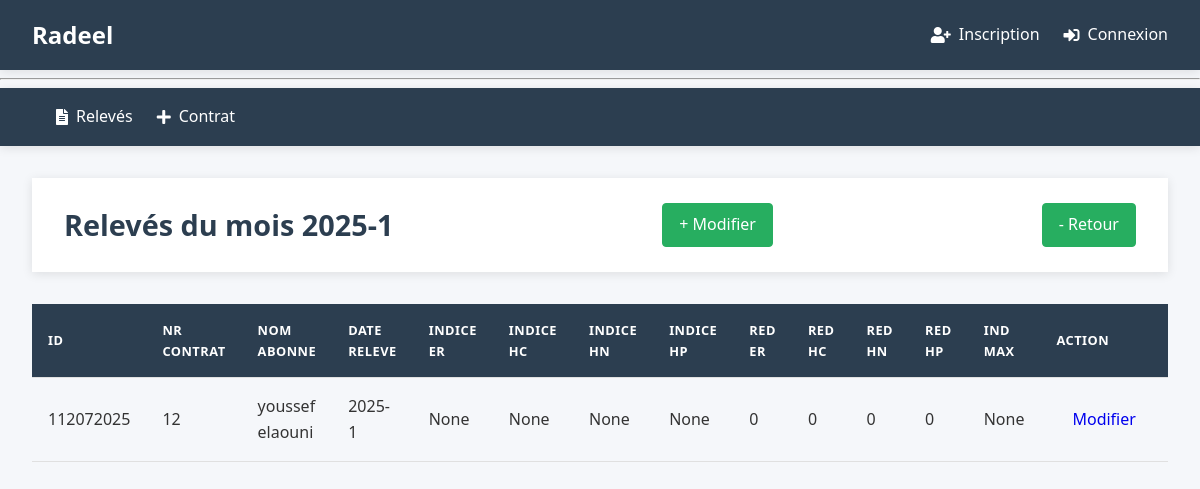
/2025-1/afficher, run on the app's committed database.
### tables this page shows
CREATE TABLE releves (
    id TEXT PRIMARY KEY NOT NULL,
    Nr_contrat INTEGER NOT NULL,
    mois INTEGER CHECK (mois BETWEEN 1 AND 12),
    annee INTEGER ,
    IER INTEGER CHECK(IER >= 0),-- Indicateur d'energie reactif
    IEA_HC INTEGER CHECK(IEA_HC >= 0),-- Indicateur d'energie active en heures creuses
    IEA_HN INTEGER CHECK(IEA_HN >= 0),-- Indicateur d'energie active en heures normales
    IEA_HP INTEGER CHECK(IEA_HP >= 0),-- Indicateur d'energie active en heures pleines
    RED_ER INTEGER DEFAULT 0,--Redressement d'energie reactif
    RED_EA_HC INTEGER DEFAULT 0,--Redressement d'energie active en heures creuses
    RED_EA_HN INTEGER DEFAULT 0,--Redressement d'energie active en heures normales
    RED_EA_HP INTEGER DEFAULT 0 ,--Redressement d'energie active en heures pleines
    IMAX INTEGER CHECK(IMAX >= 0),--Indicateur de maximum KW
    FOREIGN KEY (Nr_contrat) REFERENCES contrats(Nr_contrat) ON DELETE CASCADE
    --UNIQUE(Nr_contrat, mois, annee) -- Assure qu'il n'y a qu'un relevé par mois et par contrat
);

CREATE TABLE contrats (
    Nr_contrat INTEGER PRIMARY KEY ,
    nom_abonne TEXT NOT NULL,
    Adresse TEXT NOT NULL,
    date_contrat DATE NOT NULL DEFAULT CURRENT_DATE,
    Secteur INTEGER NOT NULL,
    Puissance_souscrite INTEGER NOT NULL CHECK(Puissance_souscrite > 0),
    Puissance_installee INTEGER NOT NULL CHECK(Puissance_installee > 0),
    type_installation INTEGER NOT NULL CHECK(type_installation IN (1, 2, 12)),
    statut TEXT NOT NULL DEFAULT 'actif' CHECK(statut IN ('actif', 'resile', 'suspendu'))
);

### radeel/releve.py (the view)
@br.route("/<mois>/afficher")
def afficher(mois):
    db = get_db()
    date = get_date_from_mois(mois)
    if not date:
        return redirect(url_for('releve.index'))
    annee ,mois_= date
    releves = db.execute("""
        SELECT r.*, c.nom_abonne
        FROM releves r
        JOIN contrats c ON c.Nr_contrat = r.Nr_contrat
        WHERE r.mois = ? and r.annee = ?
    """, (mois_,annee,)).fetchall()
    return render_template("releves/afficher.html", releves=releves, mois=mois)

### radeel/auth.py (called while the page is built)
@bp.before_app_request
def load_logged_in_user():
    user_id = session.get('user_id')
    if user_id is None:
        g.user = None
    else:
        g.user = get_db().execute(
            'SELECT * FROM user WHERE id = ?', (user_id,)
        ).fetchone()

### radeel/db.py (called while the page is built)
def get_db():
    if 'db' not in g:
        g.db = sqlite3.connect(
            current_app.config['DATABASE'],
            detect_types=sqlite3.PARSE_DECLTYPES
        )
        g.db.execute("PRAGMA foreign_keys = ON;")
        g.db.row_factory = sqlite3.Row
    return g.db

### radeel/releve.py (called while the page is built)
def get_date_from_mois(mois):
    try:
        annee,mois = map(int, mois.split("-"))
        if 1 <= mois <= 12:
            return  annee, mois
        else:
            raise ValueError("Mois invalide")
    except ValueError:
        flash("Format de mois invalide. Utilisez 'MM-AAAA'.", "error")
        return None

### radeel/templates/releves/afficher.html
{% extends 'base.html' %}
{% block header %}
    <h1>Relevés du mois {{ mois }}</h1>
    {% if not releves %}
        <a href="{{ url_for('releve.creer',mois = mois) }}" class="btn btn-success">+ Creer</a>
    {%else%}
        <a href="/" class="btn btn-success">+ Modifier</a>
    {% endif %}
    <a href="/" class="btn btn-success">- Retour</a>
{% endblock %}
{% block content %}
    <table cellpadding="5">
        <thead>
            <tr>
                <th>ID</th>
                <th>Nr contrat</th>
                <th>Nom abonne</th>
                <th>Date Releve</th>
                <th>Indice ER</th>
                <th>Indice HC</th>
                <th>Indice HN</th>
                <th>Indice HP</th>
                <th>Red ER</th>
                <th>Red HC</th>
                <th>Red HN</th>
                <th>Red HP</th>
                <th>Ind Max</th>
                <th>Action</th>
            </tr>
        </thead>
        <tbody>
            {% for r in releves %}
            <tr>
                <td>{{ r.Id}}</td>
                <td>{{ r.Nr_contrat }}</td>
                <td>{{ r.nom_abonne }}</td>
                <td>{{ mois}}</td>
                <td>{{ r.IER }}</td>
                <td>{{ r.IEA_HC }}</td>
                <td>{{ r.IEA_HN }}</td>
                <td>{{ r.IEA_HP }}</td>
                <td>{{ r.Red_ER }}</td>
                <td>{{ r.Red_EA_HC }}</td>
                <td>{{ r.Red_EA_HN }}</td>
                <td>{{ r.Red_EA_HP }}</td>
                <td>{{ r.imax }}</td>
                <td>
                    <a href="{{ url_for('releve.modifier', id=r.Id) }}" class="btn btn-primary">Modifier</a>
                </td>
            </tr>
            {% endfor %}
        </tbody>
    </table>
{% endblock %}

### radeel/static/style.css (style rules this page uses)
:root { --primary-color: #2c3e50; --secondary-color: #3498db; --accent-color: #e74c3c; --light-color: #ecf0f1; --dark-color: #2c3e50; --success-color: #27ae60; --warning-color: #f39c12; --text-color: #333; --text-light: #95a5a6; --border-radius: 4px; --box-shadow: 0 2px 10px rgba(0, 0, 0, 0.1); --transition: all 0.3s ease; }
body { font-family: 'Segoe UI', Tahoma, Geneva, Verdana, sans-serif; line-height: 1.6; color: var(--text-color); background-color: #f5f7fa; padding: 0; margin: 0; }
header h1 { margin: 0; color: var(--dark-color); font-size: 1.8rem; }
.btn { display: inline-block; padding: 0.5rem 1rem; border-radius: var(--border-radius); text-decoration: none; font-weight: 500; transition: all 0.3s ease; }
.btn-success { background-color: var(--success-color); color: white; border: 1px solid var(--success-color); }
table { width: 100%; border-collapse: collapse; margin-top: 1rem; }
th, td { padding: 1rem; text-align: left; border-bottom: 1px solid #e0e0e0; }
th { background-color: var(--primary-color); color: white; font-weight: 600; text-transform: uppercase; font-size: 0.8rem; letter-spacing: 0.5px; }
body { font-family: 'Segoe UI', Tahoma, Geneva, Verdana, sans-serif; line-height: 1.6; color: var(--text-color); background-color: #f5f7fa; margin: 0; padding: 0; min-height: 100vh; }

### data on the page
releves: Id "112072025", Nr_contrat "12", nom_abonne "youssef elaouni", mois "2025-1", IER "None", IEA_HC "None", IEA_HN "None", IEA_HP "None", Red_ER "0", Red_EA_HC "0", Red_EA_HN "0", Red_EA_HP "0", imax "None"

### other printed values
{{ mois }} "2025-1"
